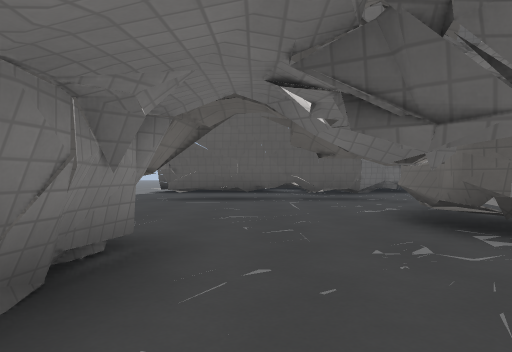
view 1 (above)

22 first-person views from a walk through a 3-D level made in the Godot game engine. The camera is 1.2 m above the floor, looks level and sees 75° across. Doors that lead somewhere are drawn open, without their leaves. The floor is counted in squares, 2 m on a side. Each view is taken from the middle of a square. On the plan, view 1 faces up. The plan holds only what a view shows up to about 10 squares ahead; the rest is blank. The place goes on beyond the plan. Some surface patterns are stand-ins.

view 2
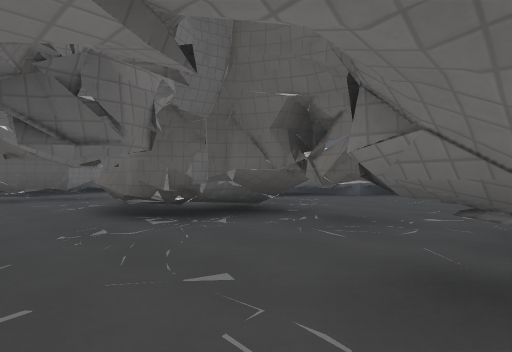

view 3
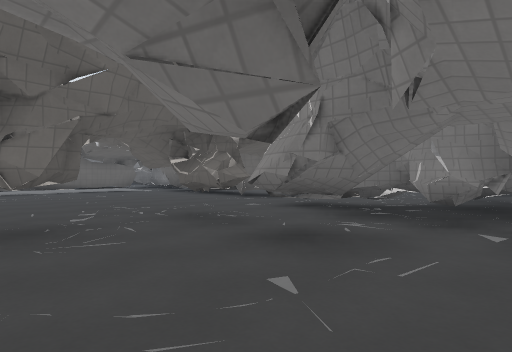

view 4
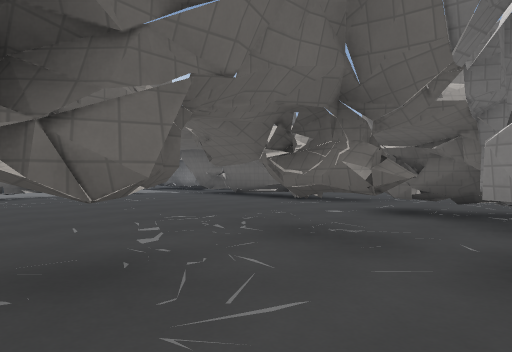

view 5
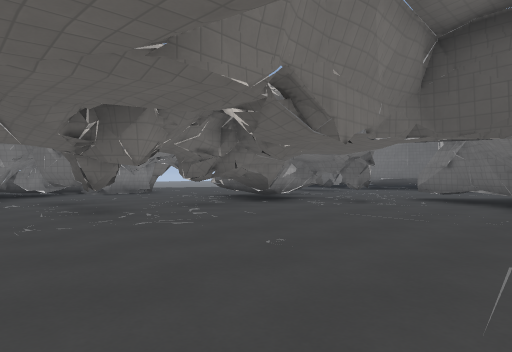

view 6
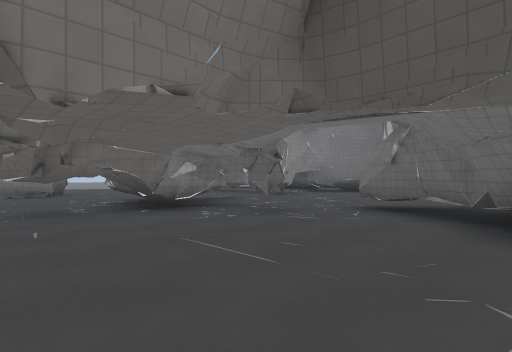

view 7
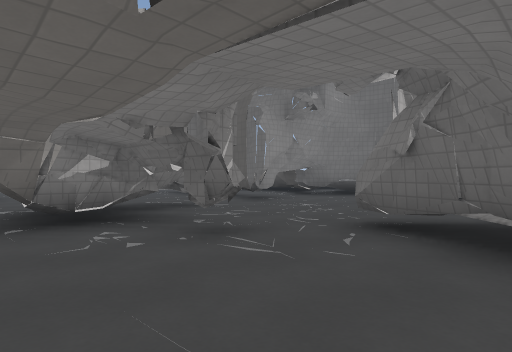

view 8
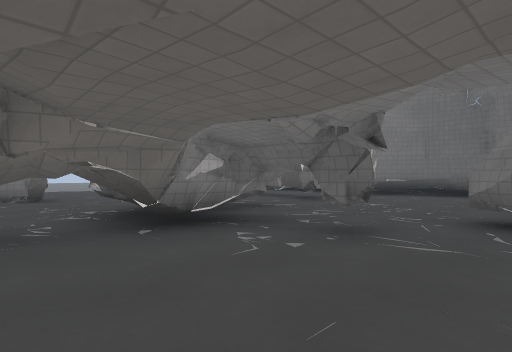

view 9
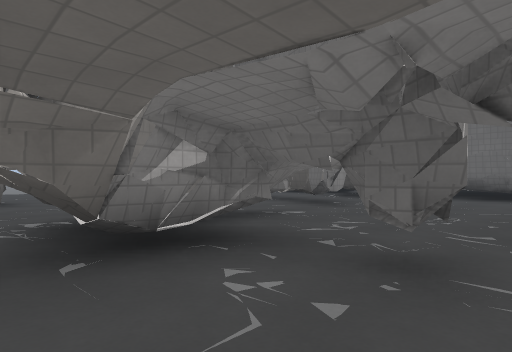

view 10
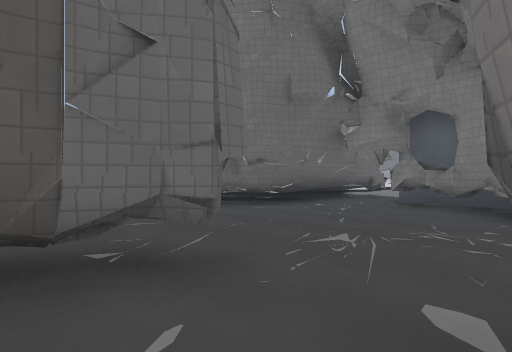

view 11
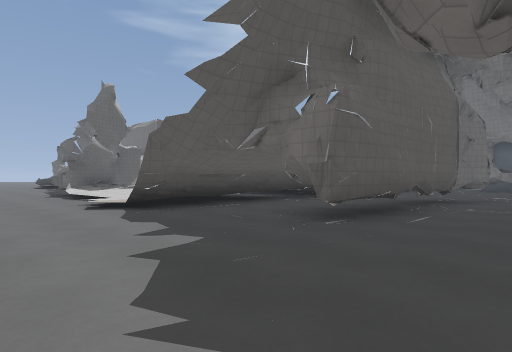

view 12
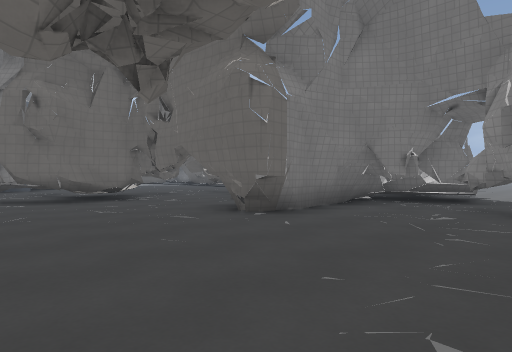

view 13
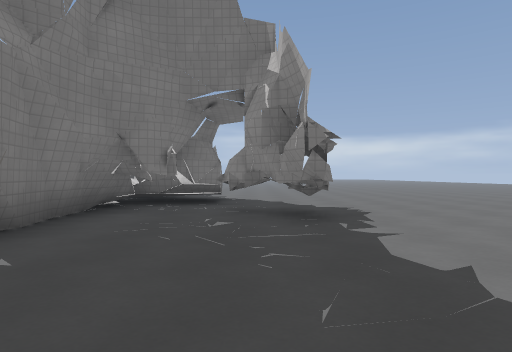

view 14
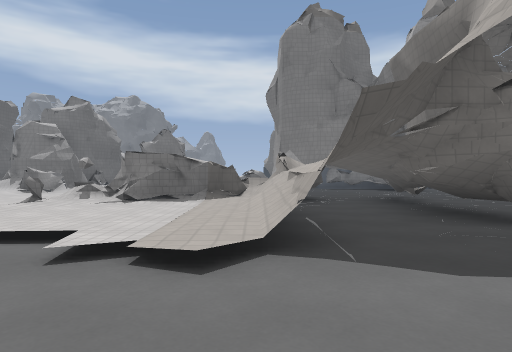

view 15
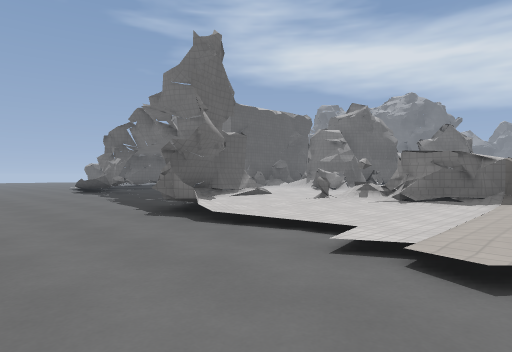

view 16
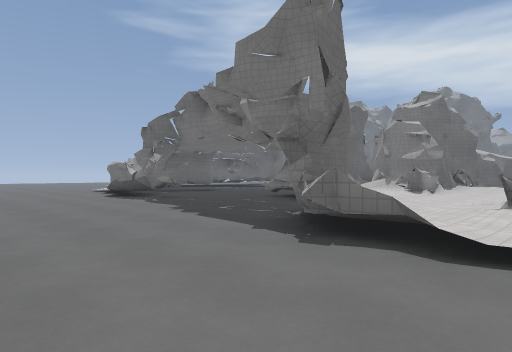

view 17
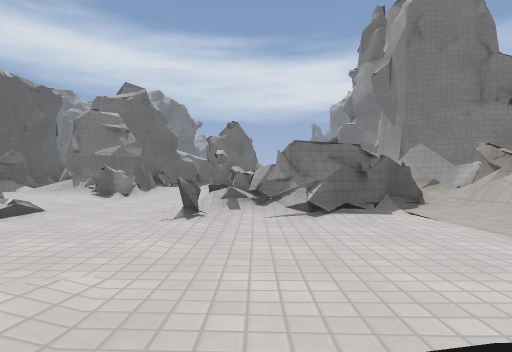

view 18
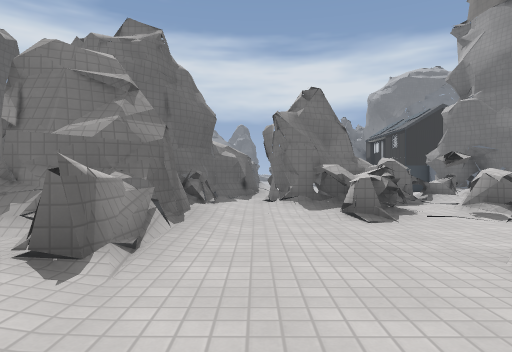

view 19
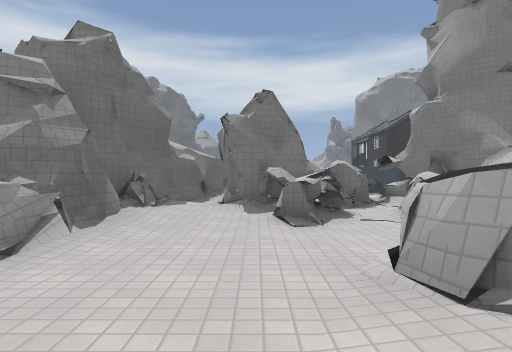

view 20
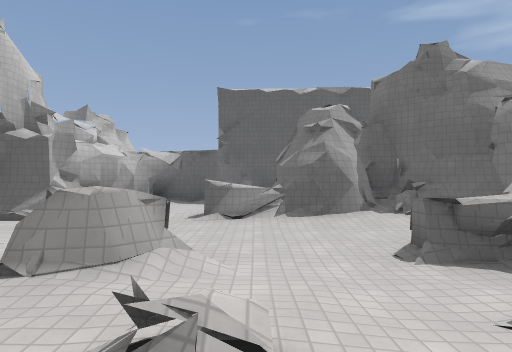

view 21
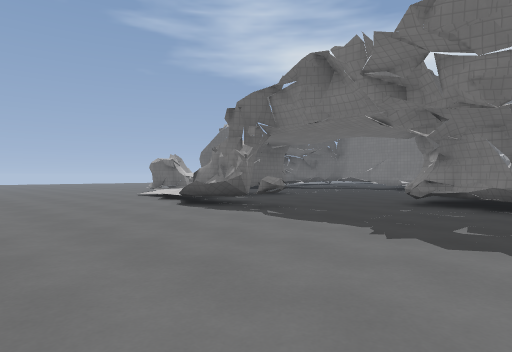

view 22
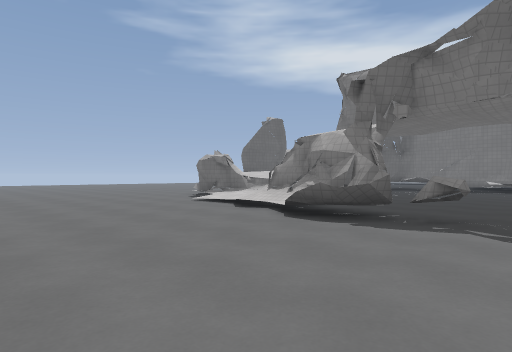

### Floor plan
Key: @ floor where view 1 was taken; # wall or solid block; x gap in a wall; . main floor; : floor 0.25 m higher than the main floor; + floor 0.5 m higher than the main floor; / step, stairs or slope; = window, fence, low wall or low ledge; ^ raised ledge; v drop or lower ground; T thing the floor can be seen under or through.
Columns run from 6 left of view 1 to 13 right of it. Each row starts with its distance up from view 1.
 29  ....///
 28  ....///
 27  ..../#/
 26 .....####
 25 ....=#......
 24 .....#......
 23 .....=.....
 22 .......#######
 21 .......#:///####
 20 ......##::##vvv
 19 ......# ::=vv#vvv
 18 ...####///##x###
 17 ...#:::/::::::+/##
 16 .../::=/:::::###
 15 .../::##+#::^###
 14 .../::##/+::#=#^:
 13 ...:::/#^///#===/
 12 ...///=#=///+^##
 11  ..#   ###########
 10 .....# #^x....####
  9 ....####=#.....##
  8 .........#.....##
  7 ..............###
  6 .........#...#T
  5 ........TTTT..TT
  4 ........T TTT..T
  3 ....##.TTTTT.....
  2 #...##....TT.....
  1 #T..##.#..TT...... #
  0 ^T.###@............#
 -1 ..T###.##x##.......
 -2 ..T ###T..........
 -3 ...T## TTTT.......
 -4 ....#  TTTT......
 -5        #  .. ###
 -6          ...
 -7          ..
 -8          ..

Where each view was taken, in squares from view 1:
view 1: 0 up, 0 right, facing up
view 2: 1 down, 0 right, facing up-right
view 3: 2 up, 0 right, facing down-right
view 4: 2 up, 2 right, facing down-right
view 5: 3 down, 10 right, facing up-left
view 6: 0 up, 10 right, facing up-left
view 7: 2 up, 9 right, facing up-left
view 8: 1 up, 8 right, facing up-left
view 9: 2 up, 7 right, facing up-left
view 10: 6 up, 2 right, facing up-right
view 11: 6 up, 6 left, facing up-right
view 12: 7 up, 6 left, facing down-right
view 13: 6 up, 5 left, facing down
view 14: 12 up, 6 left, facing right
view 15: 12 up, 6 left, facing up-right
view 16: 15 up, 6 left, facing up-right
view 17: 15 up, 4 left, facing right
view 18: 17 up, 1 right, facing right
view 19: 16 up, 1 right, facing right
view 20: 12 up, 4 right, facing up
view 21: 19 up, 6 left, facing up-right
view 22: 22 up, 6 left, facing up-right
